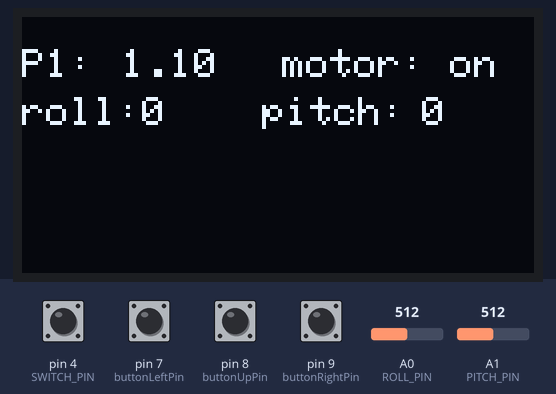
The sketch below on a simulated Arduino Uno, built with avr-gcc and run on an emulated ATmega328P. Shown: 128×64 one-colour display. The test bench sets the inputs (shaded band); at power-on: pin 4 (SWITCH_PIN), pin 7 (buttonLeftPin), pin 8 (buttonUpPin), pin 9 (buttonRightPin) HIGH, A0 (ROLL_PIN) = 512, A1 (PITCH_PIN) = 512. No radio packets arrive unless stated.

Above: at 1.2 s.
1.3 s: pin 8 (buttonUpPin) pulled LOW for 1 s
At 1.39 s:
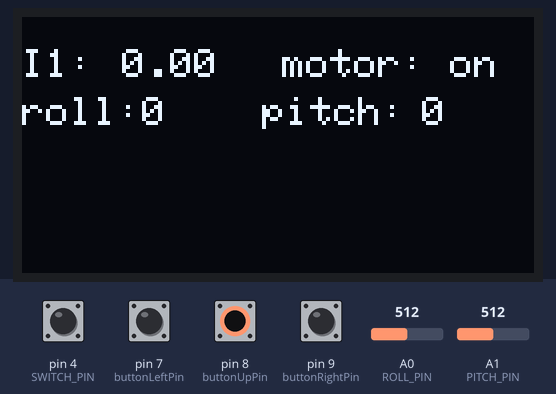
3.8 s: pin 4 (SWITCH_PIN) pulled LOW for 0.15 s
At 3.94 s:
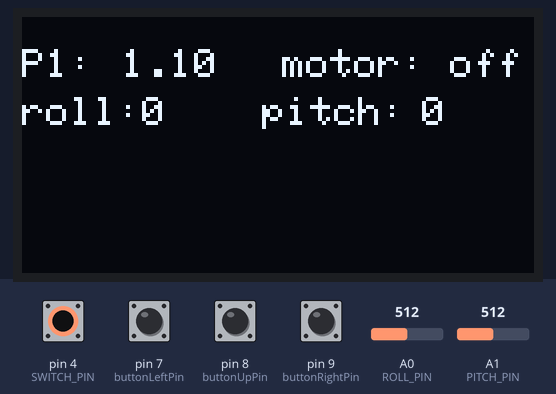
5.5 s: pin 7 (buttonLeftPin) pulled LOW for 1 s
At 6.6 s:
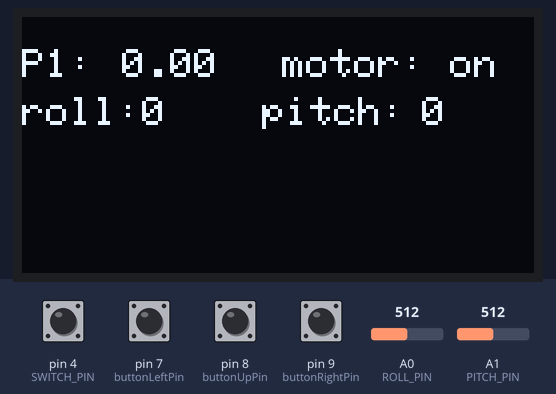
8.0 s: A0 (ROLL_PIN) set to 716
At 9.2 s:
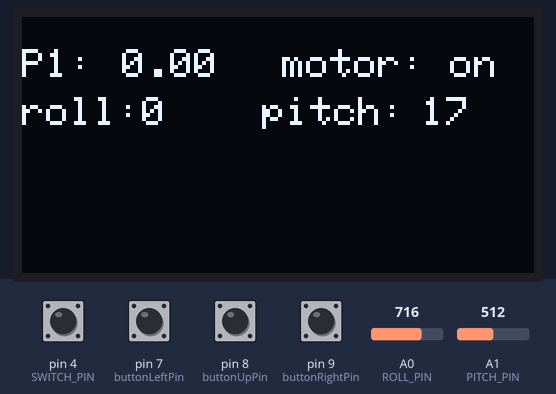
9.5 s: A1 (PITCH_PIN) set to 716
At 9.9 s:
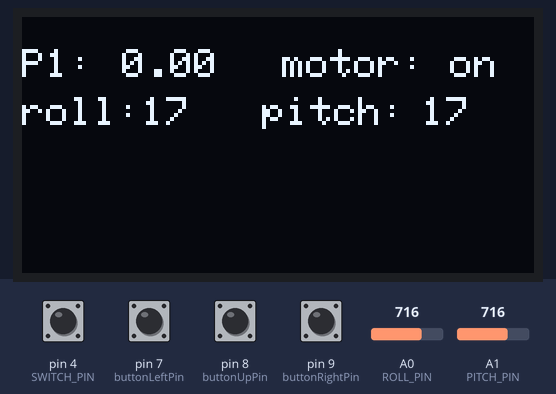
11.0 s: pin 9 (buttonRightPin) pulled LOW for 0.15 s
At 11.07 s:
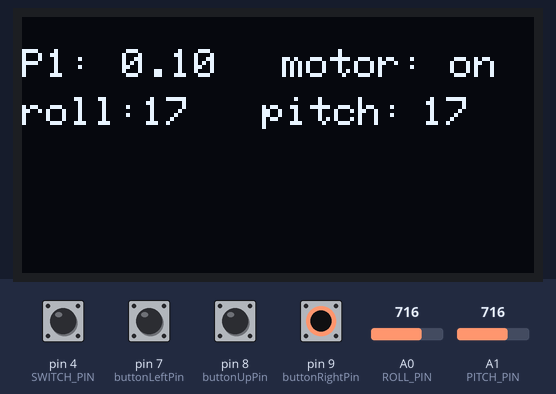
Timing chart, 0 to 13.6 s (numbered marks = the images above; inputs shaded):
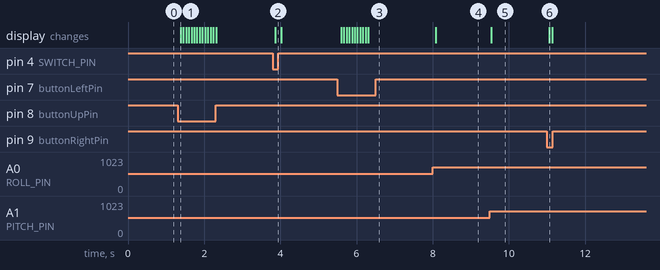

Measured:
- after the input at 1.3 s, the display: changes after 0.08 s (image 1)
- after the input at 3.8 s, the display: changes after 0.07 s (image 2)
- after the input at 5.5 s, the display: first changes after 0.09 s (image 3 shows a later state)
- after the input at 8.0 s, the display: changes after 0.08 s (image 4)
- after the input at 9.5 s, the display: changes at once (image 5)
- after the input at 11.0 s, the display: changes after 0.06 s (image 6)

The sketch:

remote.ino
```cpp
#include <stdlib.h>
#include <stdio.h>
#include <string.h>
#include <SPI.h>
#include <nRF24L01.h>
#include <RF24.h>
#include <Adafruit_GFX.h>
#include <Adafruit_SSD1306.h>

#define CE_PIN    5
#define CSN_PIN   6

//button
#define SWITCH_PIN  4
#define ROLL_PIN A0
#define PITCH_PIN A1
#define buttonUpPin     8     // 上按钮引脚
#define buttonDownPin   10   // 下按钮引脚
#define buttonLeftPin   7   // 左按钮引脚
#define buttonRightPin  9  // 右按钮引脚

#define kp1_ptr   1
#define ki1_ptr   2
#define kd1_ptr   3
#define kp2_ptr   4
#define ki2_ptr   5
#define kd2_ptr   6
#define base_ptr  7

#define DISABLE     0
#define ENABLE      1

#define ANGLE_MIN -40
#define ANGLE_MAX 40
#define ADC_MIN 0
#define ADC_MAX 1000

#define DebRes1 100
#define DebRes2 10

#define OLED_RESET  13

const uint64_t address[2] = {0x1,0x2};

Adafruit_SSD1306 display(OLED_RESET);

struct SensorData {
  int P1;
  int I1;
  int D1;
  int P2;
  int I2;
  int D2;
  int base;
  int motor;
  int roll;
  int pitch;
} data = {1100,0,0,70,0,0,0,0,0,0};

RF24 radio(CE_PIN, CSN_PIN);

int selectedParameter = kp1_ptr;

float angle[2] = {0,0};

void check_button(){

  if(digitalRead(SWITCH_PIN) == LOW)  data.motor=DISABLE;
  else                                data.motor=ENABLE;

  if(digitalRead(buttonUpPin) == LOW){
    delay(20);  // 延迟一段时间以避免连续切换
    if(digitalRead(buttonUpPin) == LOW){// 上按钮被按下，选择下一个参数
      selectedParameter++;
      if(selectedParameter > base_ptr)  selectedParameter=kp1_ptr;
    }
  }

  if (digitalRead(buttonLeftPin) == LOW) {
    delay(20);// 延迟一段时间以避免连续调整
    if (digitalRead(buttonLeftPin) == LOW) {// 左按钮被按下，减小参数值
    switch (selectedParameter){
      case kp1_ptr:
        data.P1-=DebRes1;
        break;
      case ki1_ptr:
        data.I1-=DebRes1;
        break;
      case kd1_ptr:
        data.D1-=DebRes1;
        break;
      case kp2_ptr:
        data.P2-=DebRes2;
        break;
      case ki2_ptr:
        data.I2-=DebRes2;
        break;
      case kd2_ptr:
        data.D2-=DebRes2;
        break;
      case base_ptr:
        data.base-=1;
      default: break;
      }
    }
  }

  if (digitalRead(buttonRightPin) == LOW) {
    delay(20);  // 延迟一段时间以避免连续调整
    if (digitalRead(buttonRightPin) == LOW) {// 右按钮被按下，增大参数值
    switch (selectedParameter){
      case kp1_ptr:
        data.P1+=DebRes1;
        break;
      case ki1_ptr:
        data.I1+=DebRes1;
        break;
      case kd1_ptr:
        data.D1+=DebRes1;
        break;
      case kp2_ptr:
        data.P2+=DebRes2;
        break;
      case ki2_ptr:
        data.I2+=DebRes2;
        break;
      case kd2_ptr:
        data.D2+=DebRes2;
        break;
      case base_ptr:
        data.base+=1;
      default: break;
      }
    }
  }

  //joystick
  float right_x = analogRead(ROLL_PIN);
  float right_y = analogRead(PITCH_PIN);

  data.pitch = (int) (map(right_x, ADC_MIN, ADC_MAX, ANGLE_MIN, ANGLE_MAX));
  data.roll  = (int) (map(right_y, ADC_MIN, ADC_MAX, ANGLE_MIN, ANGLE_MAX));

  if(data.roll>30)        data.roll=30;
  else if(data.roll<-30)  data.roll=-30;
  else  {}

  if(data.pitch>30)        data.pitch=30;
  else if(data.pitch<-30)  data.pitch=-30;
  else  {}

  if(data.base>200)       data.base=200;
  else if(data.base<100)  data.base=100;
  else  {}

  if(data.P1<0) data.P1 = 0;
  if(data.I1<0) data.I1 = 0;
  if(data.D1<0) data.D1 = 0;
  if(data.P2<0) data.P2 = 0;
  if(data.I2<0) data.I2 = 0;
  if(data.D2<0) data.D2 = 0;
}

void oled_print(){
  display.clearDisplay();

  char  paraName[3];
  float paraValue;
 switch (selectedParameter){
      case kp1_ptr:
        strcpy(paraName,"P1:");
        paraValue = data.P1*0.001;
        break;
      case ki1_ptr:
        strcpy(paraName,"I1:");
        paraValue = data.I1*0.001;
        break;
      case kd1_ptr:
        strcpy(paraName,"D1:");
        paraValue = data.D1*0.001;
        break;
      case kp2_ptr:
        strcpy(paraName,"P2:");
        paraValue = data.P2*0.001;
        break;
      case ki2_ptr:
        strcpy(paraName,"I2:");
        paraValue = data.I2*0.001;
        break;
      case kd2_ptr:
        strcpy(paraName,"D2:");
        paraValue = data.D2*0.001;
        break;
      case base_ptr:
        strcpy(paraName,"bs:");
        paraValue = data.base*0.1;
      default: break;
      }

  display.setCursor(0,8);
  display.print(paraName);
  display.setCursor(25,8);
  display.print(paraValue);

  display.setCursor(65,8);
  char text1[] = "motor: on";
  char text2[] = "motor: off";
  if (data.motor == ENABLE)   display.print(text1);
  else                        display.print(text2);

//display roll
  display.setCursor(0, 20);
  char text3[] = "roll: ";
  display.print(text3);
  display.setCursor(30, 20);
  display.print(data.roll);
//display pitch
  display.setCursor(60, 20);
  char text4[] = "pitch: ";
  display.print(text4);
  display.setCursor(100, 20);
  display.print(data.pitch);

  display.display();
  delay(20);
}

void setup() {
  Serial.begin(9600);

  radio.begin();
  radio.setPALevel(RF24_PA_MAX);
//radio.openReadingPipe(1,address[0]);  //0x1
  radio.openWritingPipe(0x2);    //0x2
  radio.stopListening();

  //oled:
  display.begin(SSD1306_SWITCHCAPVCC, 0x3C);
  display.clearDisplay();
  display.setTextColor(WHITE);
  display.setTextSize(1);

  //button:
  pinMode(buttonUpPin, INPUT);
  pinMode(buttonDownPin, INPUT);
  pinMode(buttonLeftPin, INPUT);
  pinMode(buttonRightPin, INPUT);
  pinMode(SWITCH_PIN, INPUT);
  pinMode(ROLL_PIN , INPUT);
  pinMode(PITCH_PIN , INPUT);
}


void loop() {

  check_button(); //check button state

  oled_print();   //print info on oled

  int a[2];
  a[0] = data.roll;
  a[1] = data.pitch;

  radio.write(&data, sizeof(data));   //send data to raspi
  //delay(10);

  //radio.startListening();
  //while(!radio.available());
  //radio.read(&angle,sizeof(angle));
  //Serial.println("received");
  //Serial.print(angle[0]);
  }
```
